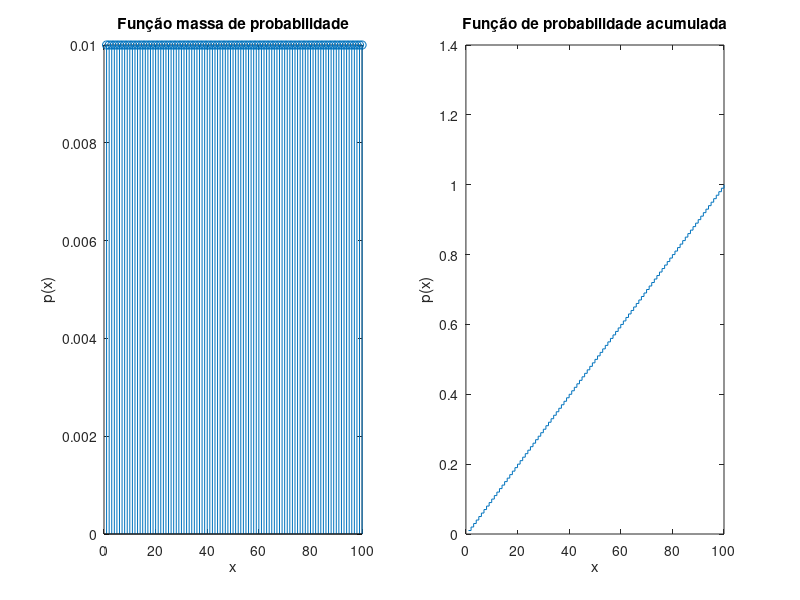

Recreate this plot in MATLAB.
%Espaço de amostragem são 100 acontecimentos
%Sair cada uma das 100 notas individuais

n = 100;
S = 1:n;
P = ones(n,1)/n;

subplot(121)
stem(S,P);
title("Função massa de probabilidade")
xlabel("x")
ylabel("p(x)")

subplot(122)
stairs(S,cumsum(P))
title("Função de probabilidade acumulada")
xlabel("x")
ylabel("p(x)")